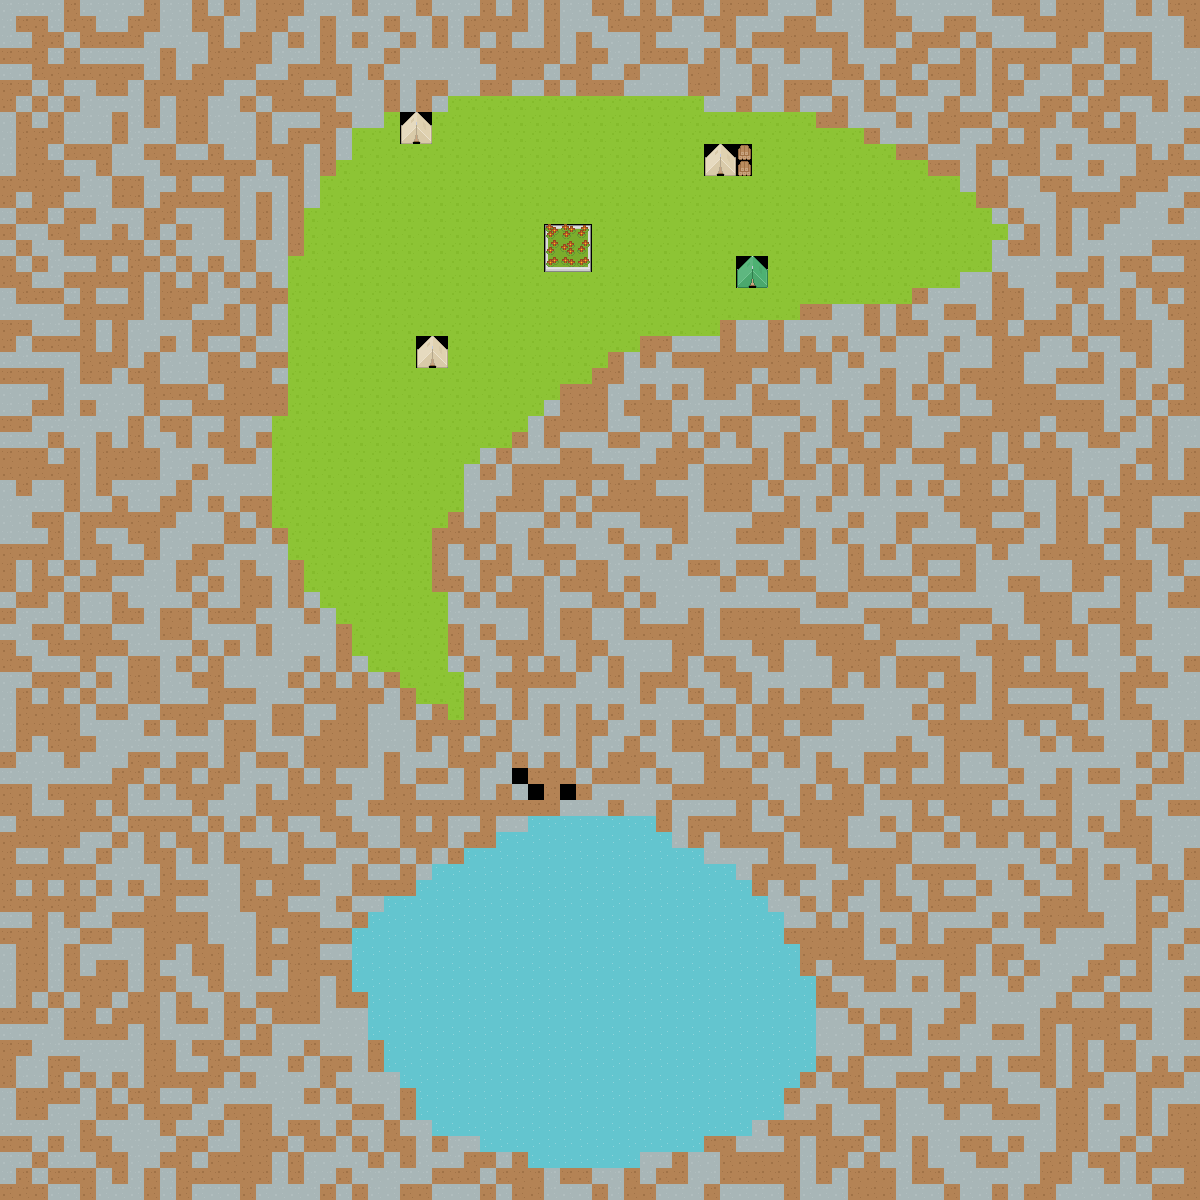

A 2D game scene composited from a Tiled map and its tileset images. What follows is a short description and the map's XML, with each tile layer's data collapsed to a summary:
An orthogonal 75x75 tile map with 16x16 px tiles, 1 tile layer (Capa de Patrones 1) and 4 objects.

<map version="1.0" tiledversion="1.1.5" orientation="orthogonal" renderorder="left-down" width="75" height="75" tilewidth="16" tileheight="16" infinite="0" nextobjectid="5">
 <tileset firstgid="1" source="base tileset.tsx" />
 <layer name="Capa de Patrones 1" width="75" height="75">
  <data>[5625 cells, 5622 non-empty, 22 distinct tile ids]</data>
 </layer>
 <objectgroup name="Capa de Objetos 1">
  <object id="1" x="-27.2727" y="-33.3333" width="1245.45" height="33.3333" />
  <object id="2" x="1175.76" y="-12.1212" width="24.2424" height="1209.09" />
  <object id="3" x="-21.2121" y="1184.85" width="1224.24" height="36.3636" />
  <object id="4" x="-3.0303" y="3.0303" width="21.2121" height="1215.15" />
 </objectgroup>
</map>
